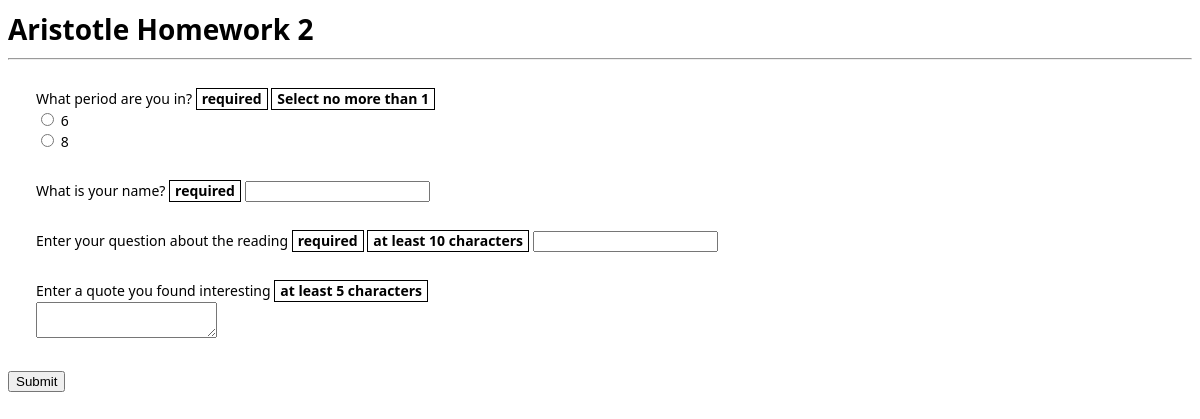
Screenshot of /form/respond?id=1 with the database file from the repository.
### tables this page shows
CREATE TABLE forms(form_id INTEGER PRIMARY KEY, title TEXT, owner_id INTEGER, login_required INTEGER, public_results INTEGER, theme TEXT, created TEXT, open, message TEXT);

CREATE TABLE questions(question_id INTEGER, question text, type TEXT, form_id INTEGER, required INTEGER, min INTEGER, max INTEGER);

### __init__.py (the view)
@app.route('/form/respond', methods=["GET"])
def display_form():
    form_id = request.args.get("id")
    username = session.get("user", "")
    if form_id == None or test.form_exists(form_id) == False: #insert db check for existing form
        return render_template("404.html", username=username), 404
    form = test.get_form(form_id)
    print form["questions"]
    if (username == None or username == "") and form["login_required"]: #insert db check for login required
        flash("Please login to view this form. You will be redirected after you login.")
        return redirect(url_for("login_page", redirect=form_id))
    else:
        template_name = form["theme"]
        return render_template("form_themes/"+template_name, title=form["title"], questions=form["questions"], form_id=form_id)

### __init__.py (called while the page is built)
@app.template_filter('attributes')
def conditional_attributes(question):
    result = ""
    if question['required'] == True:
        result += "required "
    if question['min'] != None and question['min'] != "":
        if question['type'] == "long" or question['type'] == "short":
            result += 'minlength="%d" ' % question['min']
        elif question['type'] == "number" or question['type'] == "int":
            result +='min="%d" ' % question['min']
    if question['max'] != None and question['max'] != "":
        if question['type'] == "long" or question['type'] == "short":
            result += 'maxlength="%d" ' % question['max']
        elif question['type'] == "number" or question['type'] == "int":
            result +='max="%d" ' % question['max']
    return result

### utils/test.py (called while the page is built)
def open_db():
    db = sqlite3.connect(main.path_to_db) # open if f exists, otherwise create
    c = db.cursor()                       # facilitate db ops
    return db, c

def tuple_to_dictionary(tuuple, list_of_keys):
    d = {} #the dictionary
    index = 0 #the column index
    while index < len(tuuple):
        d[ list_of_keys[index] ] = tuuple[index]
        index += 1
    return d

def is_valid_id(thing):
    thing = str(thing)
    chars_are_digits = [(c in "0123456789") for c in thing]
    return (not (False in chars_are_digits)) and (len(thing) > 0)

def form_exists(form_id):
    if not is_valid_id(form_id):
        return False
    db, c = open_db()
    c.execute("SELECT form_id FROM forms WHERE form_id = %d;" % int(form_id))
    result = c.fetchone()
    close_db(db)
    return result != None

### templates/form_themes/basic.html (shortened to what this page needs)
<!DOCTYPE html>
<html>
<head>
</head>
<body>
    <h1>{{title}}</h1>
    <hr>
    <form method="POST" action="/form/submit">
      {% for q in questions %}
        <div class="container">
            {% if q.type == "section" %}
            <h2 class="section">{{ q.question }}&nbsp;&nbsp;&nbsp;&nbsp;&nbsp;</h2>
            {% elif q.type == "username" %}
            <input type="hidden" name="{{q.index}}" value="{{username}}">
            {% else %}
            <label for="q{{q.index}}">
                {{ q.question }}
                {% if q.required %} <span class="hint">required</span> {% endif %}
                {% if q.min != None and q.min != "" %}<span class="hint">{% if q.type == "choice" %} Select {% endif %} at least {{q.min}} {% if q.type == "short" or q.type == "long" %}characters{% endif %}</span>{% endif %}
                {% if q.max != None and q.min != "" %}<span class="hint">{% if q.type == "choice" %} Select {% endif %} no more than {{q.max}} {% if q.type == "short" or q.type == "long" %}characters{% endif %}</span>{% endif %}
            </label>
            {% endif %}
            {% if q.type == "short" %}
            <input type="text" name="{{q.index}}" id="q{{q.index}}" {{q|attributes|safe}} value="{{q.value|default('')}}">
            {% elif q.type == "long" %}<br>
            <textarea name="{{q.index}}" id="q{{q.index}}" {{q|attributes|safe}}>{{q.value|default('')}}</textarea>
            {% elif q.type == "number" %}
            <input type="number" name="{{q.index}}" id="q{{q.index}}" placeholder="number" step="any" {{q|attributes|safe}} value="{{q.value|default(''),true}}">
            {% elif q.type == "int" %}
            <input type="number" name="{{q.index}}" id="q{{q.index}}" placeholder="number" {{q|attributes|safe}} value="{{q.value|default(''),true}}">
            {% else %}
            {% for c in q.choices %}
            <br><input type="radio" name="{{q.index}}" value="{{c.value}}" id="{{q.index}}.{{loop.index}}" {{ 'checked' if c.selected|default(false, true)}}> <label for="{{q.index}}.{{loop.index}}">{{ c.text }}</label>
            {% endfor %}
            {% endif %}
       </div>
      {% endfor %}
      <input type="submit" name="submit" value="Submit">
    </form>
</body>
</html>

### templates/form_themes/basic.html (style rules this page uses)
div.container { margin: 2em; }
span.hint { display: inline-block; padding-left: 5px; padding-right: 5px; border: 1px solid black; font-weight: bold; }
body { font-family: Optima,Segoe,Segoe UI,Candara,Calibri,Arial,sans-serif; font-size: 14px; font-style: normal; font-variant: normal; font-weight: 400; line-height: 20px; }

### rows the page displays
forms: title "Aristotle Homework 2"
questions: question "What period are you in?", required "required", type "Select", max "1", text "6" "8"
questions: question "What is your name?", required "required"
questions: question "Enter your question about the reading", required "required", min "10", type "characters"
questions: question "Enter a quote you found interesting", min "5", type "characters"
